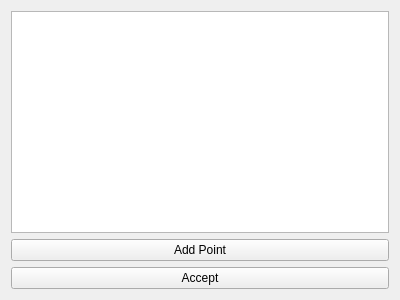
<?xml version="1.0" encoding="UTF-8"?>
<ui version="4.0">
 <class>Form</class>
 <widget class="QWidget" name="Form">
  <property name="geometry">
   <rect>
    <x>0</x>
    <y>0</y>
    <width>400</width>
    <height>300</height>
   </rect>
  </property>
  <property name="windowTitle">
   <string>Form</string>
  </property>
  <layout class="QGridLayout" name="gridLayout">
   <item row="0" column="0">
    <widget class="QListWidget" name="points_listWidget"/>
   </item>
   <item row="1" column="0">
    <widget class="QPushButton" name="add_point_button">
     <property name="text">
      <string>Add Point</string>
     </property>
    </widget>
   </item>
   <item row="2" column="0">
    <widget class="QPushButton" name="accept_button">
     <property name="text">
      <string>Accept</string>
     </property>
    </widget>
   </item>
  </layout>
 </widget>
 <resources/>
 <connections/>
</ui>
